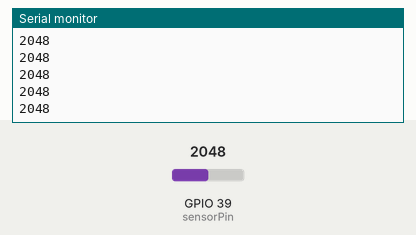
Recording of a sketch running on a simulated ESP32. Shown: the last lines printed to the serial monitor. The inputs (shaded band) are chosen by the test bench; at power-on: GPIO 39 (sensorPin) = 2048.

Above: at 1.2 s.
1.3 s: GPIO 39 (sensorPin) set to 2866
At 1.68 s:
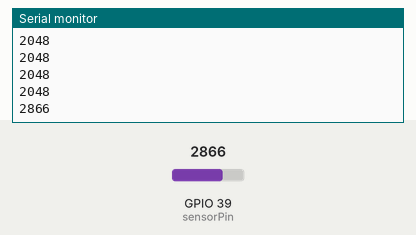
2.8 s: GPIO 39 (sensorPin) set to 3603
At 2.93 s:
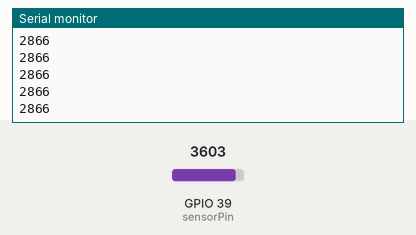
Timing chart, 0 to 5.8 s (numbered marks = the images above; inputs shaded):
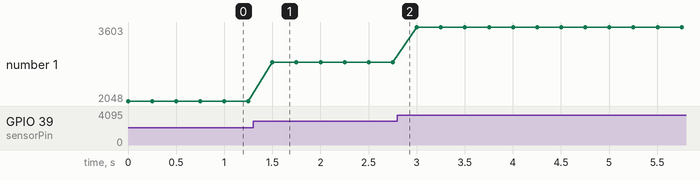

The sketch:

emg_plotter.ino
```cpp
int sensorPin = 39;  // Use GPIO 34 for analog input on ESP32
int sensorValue = 0; // Variable to store the value coming from the sensor

void setup() {
  pinMode(sensorPin, INPUT); // Declare sensor pin as input

  Serial.begin(115200);      // Initialize serial communication at 115200 bits per second for ESP32
}

void loop() {
  // Read the value from the sensor:
  sensorValue = analogRead(sensorPin);

  // Print the sensor value to the Serial Monitor or Serial Plotter
  Serial.println(sensorValue);

  // Small delay for stability (adjust if needed for smoother plotting)
  delay(250);
}
```

Measured:
- after the input at 1.3 s, the serial monitor: prints a new line after 0.20 s (image 1)
- plotted number 1: 2048 → 2866 after the input at 1.3 s, 2866 → 3603 after the input at 2.8 s
